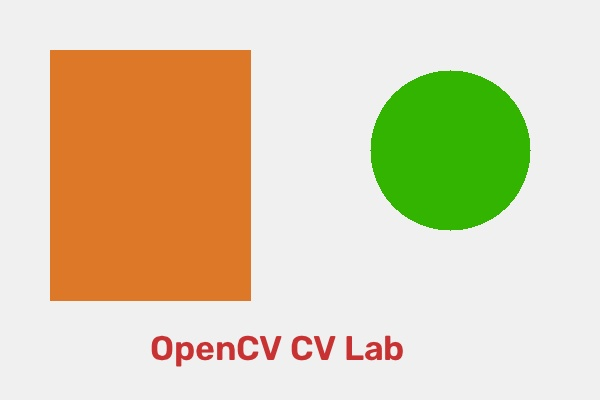
#> input picture sample.jpg, 600 x 400 px, found by its file name; its folder holds 6 pictures in this run
$ python program_06_image_erosion.py
#> lines starting #> are read from the running program, lines starting #| are printed output that depends on the picture
"""
EXPERIMENT 6
Title: Image Erosion using Erode Function
Aim: To read an image and convert it to erode using the erode function in OpenCV.
"""

import cv2
import numpy as np
import os

def resolve_path(filename):
    """Find file in current dir, parent dir, input dir, or script dir."""
#> called with filename = 'sample.jpg'
    base_dir = os.path.dirname(__file__) if "__file__" in globals() else "."
    search_paths = [
        filename,
        os.path.join("input", filename),
        os.path.join("..", "input", filename),
        os.path.join(base_dir, "..", "input", filename),
        os.path.join(base_dir, "input", filename),
        os.path.join("..", filename),
        os.path.join(base_dir, "..", filename),
        os.path.join(base_dir, filename),
    ]
    for p in search_paths:
        if os.path.exists(p):
            return p
    return filename
def get_output_path(filename):
    """Return path inside output folder if available."""
    base_dir = os.path.dirname(__file__) if "__file__" in globals() else "."
    for d in ["output", os.path.join("..", "output"),
             os.path.join(base_dir, "..", "output")]:
        if os.path.isdir(d):
            return os.path.join(d, filename)
    return filename


image_path = resolve_path("sample.jpg")
if not os.path.exists(image_path):
    image_path = resolve_path("image.jpg")

image = cv2.imread(image_path)
#> image is the input picture: shape (400, 600, 3); mean B, G, R 175.9, 207.7, 219.7
if image is None:
    print(f"Error: Could not load image from {image_path}")
else:
    kernel = np.ones((5, 5), np.uint8)
    eroded_image = cv2.erode(image, kernel, iterations=1)
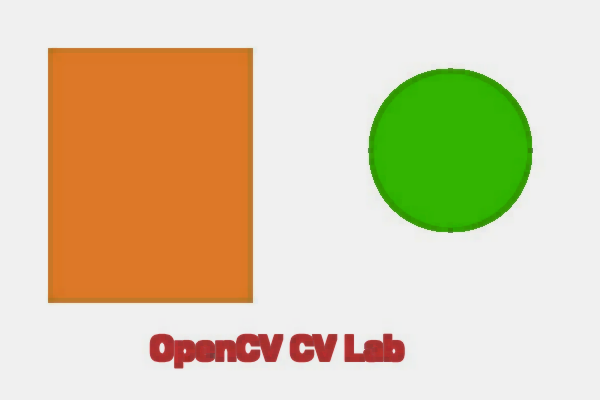
#> eroded_image: shape (400, 600, 3); mean B, G, R 170.7, 203.9, 216.8
    cv2.imshow("Original Image", image)
    cv2.imshow("Eroded Image", eroded_image)
    cv2.imwrite(get_output_path("eroded_image.jpg"), eroded_image)
    cv2.waitKey(0)
    cv2.destroyAllWindows()
